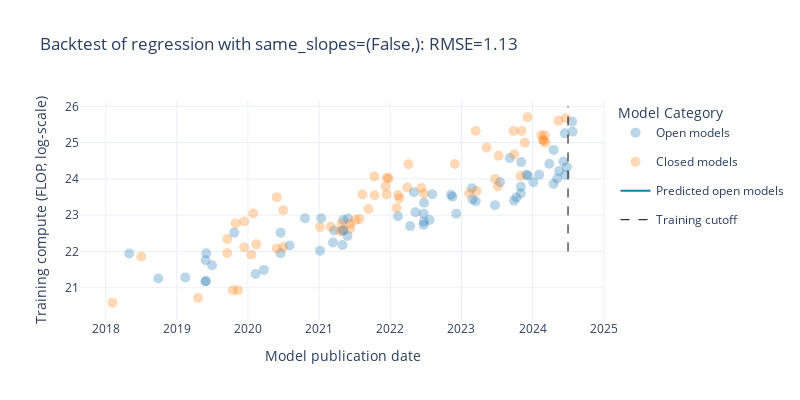

The notebook cell saved with this chart:
### Code cell
same_slopes = (False,)
split_date = pd.Timestamp('2024-07-01')
train_df = df_filtered.loc[df_filtered['date'] < split_date]
test_df = df_filtered.loc[df_filtered['date'] >= split_date]
backtest_result = backtest_model(train_df, test_df, same_intercepts, same_slopes)
error = rmse(backtest_result['predicted_log_flop'], backtest_result['log_flop'])
closed_error = rmse(backtest_result[backtest_result['category'] == 'Closed']['predicted_log_flop'], backtest_result[backtest_result['category'] == 'Closed']['log_flop'])
open_error = rmse(backtest_result[backtest_result['category'] == 'Open']['predicted_log_flop'], backtest_result[backtest_result['category'] == 'Open']['log_flop'])
print(f"RMSE in log-FLOP from {split_date}: {error}")
print(f"RMSE in log-FLOP from {split_date} for closed models: {closed_error}")
print(f"RMSE in log-FLOP from {split_date} for open models: {open_error}")

fig = go.Figure()

# Plot raw data, separating by category
df_open = df_filtered[df_filtered['category'] == 'Open']
df_closed = df_filtered[df_filtered['category'] == 'Closed']
# Plot the original data points
fig.add_trace(go.Scatter(
    x=df_open['date'], y=df_open['log_flop'],
    mode='markers', name='Open models',
    marker=dict(color=colors['open'], opacity=0.3, size=10)
))
fig.add_trace(go.Scatter(
    x=df_closed['date'], y=df_closed['log_flop'],
    mode='markers', name='Closed models',
    marker=dict(color=colors['closed'], opacity=0.3, size=10)
))

# Plot predictions as lines for each category
test_df_open = backtest_result[backtest_result['category'] == 'Open']
test_df_closed = backtest_result[backtest_result['category'] == 'Closed']

fig.add_trace(go.Scatter(
    x=test_df_open['date'], y=test_df_open['predicted_log_flop'],
    mode='lines', name='Predicted open models',
    line=dict(color=colors['open'])
))
fig.add_trace(go.Scatter(
    x=test_df_closed['date'], y=test_df_closed['predicted_log_flop'],
    mode='lines', name='Predicted closed models',
    line=dict(color=colors['closed'])
))

# Vertical line at the split date
fig.add_shape(
    type="line",
    x0=split_date, y0=22, x1=split_date, y1=26,
    line=dict(color="black", width=1, dash="dash"),
    name='Training cutoff',
    legendgroup='Training Cutoff',  # Grouping for legend
    showlegend=True  # Ensure it appears in the legend
)

fig.update_layout(
    template='plotly_white',
    width=800,
    height=400,
    title=f'Backtest of regression with same_slopes={same_slopes}: RMSE={error:.2f}',
    xaxis_title='Model publication date',
    yaxis_title='Training compute (FLOP, log-scale)',
    legend_title='Model Category',
)

save_plot(fig, results_dir, f'backtest_example_{model_selection}_frontier={frontier_selection}_top{top_n}_cutoff={cutoff_date}_same_slopes={same_slopes}_split={split_date}')

fig.show()

### Figure 1 — Plotly figure (JSON) as saved in the notebook; plotly's stock layout.template omitted (floating-point values rounded to 4 significant figures)
{"data": [{"marker": {"color": "#1f77b4", "opacity": 0.3, "size": 10}, "mode": "markers", "name": "Open models", "type": "scatter", "x": ["2018-05-02T00:00:00", "2018-09-28T00:00:00", "2019-02-14T00:00:00", "2019-05-29T00:00:00", "2019-05-29T00:00:00", "2019-05-29T00:00:00", "2019-06-01T00:00:00", "2019-07-01T00:00:00", "2019-10-23T00:00:00", "2020-02-09T00:00:00", "2020-03-23T00:00:00", "2020-06-17T00:00:00", "2020-06-17T00:00:00", "2020-08-02T00:00:00", "2020-10-20T00:00:00", "2021-01-05T00:00:00", "2021-01-11T00:00:00", "2021-03-13T00:00:00", "2021-03-18T00:00:00", "2021-05-01T00:00:00", "2021-05-04T00:00:00", "2021-05-04T00:00:00", "2021-05-04T00:00:00", "2021-05-26T00:00:00", "2021-05-28T00:00:00", "2022-02-09T00:00:00", "2022-04-13T00:00:00", "2022-05-02T00:00:00", "2022-05-10T00:00:00", "2022-06-21T00:00:00", "2022-06-21T00:00:00", "2022-06-22T00:00:00", "2022-06-23T00:00:00", "2022-07-21T00:00:00", "2022-08-04T00:00:00", "2022-11-08T00:00:00", "2022-11-16T00:00:00", "2022-12-05T00:00:00", "2023-02-24T00:00:00", "2023-02-27T00:00:00", "2023-03-15T00:00:00", "2023-06-22T00:00:00", "2023-07-18T00:00:00", "2023-09-06T00:00:00", "2023-09-28T00:00:00", "2023-10-10T00:00:00", "2023-11-02T00:00:00", "2023-11-02T00:00:00", "2023-11-04T00:00:00", "2023-11-30T00:00:00", "2023-12-08T00:00:00", "2024-01-05T00:00:00", "2024-02-04T00:00:00", "2024-03-27T00:00:00", "2024-04-18T00:00:00", "2024-04-18T00:00:00", "2024-05-07T00:00:00", "2024-05-16T00:00:00", "2024-06-07T00:00:00", "2024-06-14T00:00:00", "2024-06-17T00:00:00", "2024-06-24T00:00:00", "2024-07-23T00:00:00", "2024-07-24T00:00:00"], "y": [21.94, 21.26, 21.28, 21.18, 21.18, 21.76, 21.95, 21.62, 22.52, 21.38, 21.49, 22.52, 21.95, 22.16, 22.91, 22.02, 22.91, 22.25, 22.58, 22.18, 22.59, 22.87, 22.57, 22.43, 22.91, 22.97, 22.7, 23.63, 23.08, 22.73, 23.04, 22.82, 23.34, 22.87, 23.58, 23.56, 23.51, 23.04, 23.74, 23.44, 23.38, 23.28, 23.91, 24.58, 23.4, 23.49, 23.6, 23.79, 24.46, 24.11, 24.1, 23.91, 24.11, 24.41, 23.86, 24.8, 24.01, 24.22, 24.48, 25.26, 24.11, 24.32, 25.58, 25.3]}, {"marker": {"color": "#ff7f0e", "opacity": 0.3, "size": 10}, "mode": "markers", "name": "Closed models", "type": "scatter", "x": ["2018-02-05T00:00:00", "2018-07-03T00:00:00", "2019-04-20T00:00:00", "2019-09-17T00:00:00", "2019-09-17T00:00:00", "2019-10-15T00:00:00", "2019-10-30T00:00:00", "2019-11-11T00:00:00", "2019-12-13T00:00:00", "2019-12-13T00:00:00", "2020-01-19T00:00:00", "2020-01-28T00:00:00", "2020-02-13T00:00:00", "2020-05-28T00:00:00", "2020-05-28T00:00:00", "2020-06-30T00:00:00", "2020-06-30T00:00:00", "2021-01-05T00:00:00", "2021-03-01T00:00:00", "2021-04-19T00:00:00", "2021-04-25T00:00:00", "2021-06-08T00:00:00", "2021-06-09T00:00:00", "2021-07-07T00:00:00", "2021-07-27T00:00:00", "2021-08-11T00:00:00", "2021-09-10T00:00:00", "2021-10-11T00:00:00", "2021-10-12T00:00:00", "2021-12-08T00:00:00", "2021-12-13T00:00:00", "2021-12-14T00:00:00", "2021-12-23T00:00:00", "2022-02-02T00:00:00", "2022-02-10T00:00:00", "2022-02-17T00:00:00", "2022-03-29T00:00:00", "2022-04-04T00:00:00", "2022-06-09T00:00:00", "2022-06-22T00:00:00", "2022-11-28T00:00:00", "2023-02-10T00:00:00", "2023-03-15T00:00:00", "2023-03-20T00:00:00", "2023-05-10T00:00:00", "2023-06-23T00:00:00", "2023-07-06T00:00:00", "2023-07-11T00:00:00", "2023-09-25T00:00:00", "2023-09-28T00:00:00", "2023-10-31T00:00:00", "2023-11-06T00:00:00", "2023-11-22T00:00:00", "2023-12-06T00:00:00", "2024-02-15T00:00:00", "2024-02-23T00:00:00", "2024-02-26T00:00:00", "2024-03-04T00:00:00", "2024-03-07T00:00:00", "2024-05-13T00:00:00", "2024-06-20T00:00:00"], "y": [20.59, 21.86, 20.72, 21.96, 22.34, 20.93, 22.77, 20.93, 22.11, 22.83, 21.91, 23.05, 22.2, 22.08, 23.5, 22.12, 23.14, 22.67, 22.68, 22.56, 22.77, 22.77, 22.63, 22.87, 22.89, 23.57, 23.17, 24.07, 23.55, 23.8, 23.57, 24.03, 24.02, 23.2, 23.55, 23.46, 23.76, 24.4, 23.75, 23.6, 24.41, 23.6, 25.32, 23.67, 24.87, 24.0, 23.79, 24.64, 25.32, 24.68, 24.08, 25.32, 25.0, 25.7, 25.2, 25.08, 25.05, 25.2, 25.0, 25.6, 25.67]}, {"line": {"color": "#1f77b4"}, "mode": "lines", "name": "Predicted open models", "type": "scatter", "x": ["2024-07-23T00:00:00", "2024-07-24T00:00:00"], "y": [24.32, 24.32]}, {"line": {"color": "#ff7f0e"}, "mode": "lines", "name": "Predicted closed models", "type": "scatter", "x": [], "y": []}], "layout": {"height": 400, "legend": {"title": {"text": "Model Category"}}, "shapes": [{"legendgroup": "Training Cutoff", "line": {"color": "black", "dash": "dash", "width": 1}, "name": "Training cutoff", "showlegend": true, "type": "line", "x0": "2024-07-01T00:00:00", "x1": "2024-07-01T00:00:00", "y0": 22, "y1": 26}], "title": {"text": "Backtest of regression with same_slopes=(False,): RMSE=1.13"}, "width": 800, "xaxis": {"title": {"text": "Model publication date"}}, "yaxis": {"title": {"text": "Training compute (FLOP, log-scale)"}}}}
